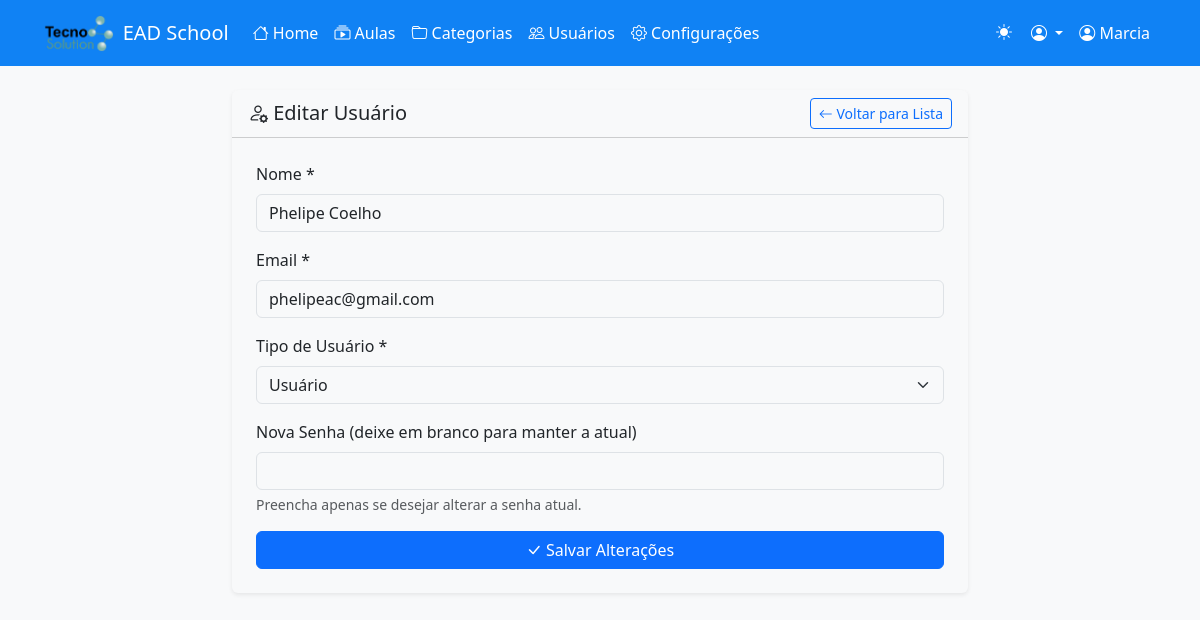
/edit-user.php?id=4 (signed in), run on the app's committed database.
### tables this page shows
CREATE TABLE `users` (
  `id` int(11) NOT NULL,
  `name` varchar(100) NOT NULL,
  `email` varchar(100) NOT NULL,
  `type` enum('admin','user') DEFAULT 'user',
  `password` varchar(255) NOT NULL,
  `created_at` timestamp NOT NULL DEFAULT current_timestamp()
);

### edit-user.php (the view, shortened to what this page needs)
<?php
require_once 'config.php';
$user_id = isset($_GET['id']) ? (int)$_GET['id'] : 0;
$stmt = $pdo->prepare("SELECT * FROM users WHERE id = ?");
$stmt->execute([$user_id]);
$user = $stmt->fetch();
require_once 'includes/header.php';
?>
<div class="container py-4">
    <div class="row justify-content-center">
        <div class="col-md-8">
            <div class="card border-0 shadow-sm">
                <div class="card-header bg-transparent d-flex justify-content-between align-items-center">
                    <h5 class="mb-0">
                        <i class="bi bi-person-gear"></i> Editar Usuário
                    </h5>
                    <a href="users.php" class="btn btn-outline-primary btn-sm">
                        <i class="bi bi-arrow-left"></i> Voltar para Lista
                    </a>
                </div>
                <div class="card-body p-4">
                    <form method="POST" class="needs-validation" novalidate>
                        <div class="mb-3">
                            <label for="name" class="form-label">Nome *</label>
                            <input type="text"
                                   class="form-control"
                                   id="name"
                                   name="name"
                                   value="<?php echo htmlspecialchars($user['name']); ?>"
                                   required>
                        </div>
                        <div class="mb-3">
                            <label for="email" class="form-label">Email *</label>
                            <input type="email"
                                   class="form-control"
                                   id="email"
                                   name="email"
                                   value="<?php echo htmlspecialchars($user['email']); ?>"
                                   required>
                        </div>
                        <div class="mb-3">
                            <label for="type" class="form-label">Tipo de Usuário *</label>
                            <select class="form-select" id="type" name="type" required>
                                <option value="user" <?php echo $user['type'] === 'user' ? 'selected' : ''; ?>>
                                    Usuário
                                </option>
                            </select>
                        </div>
                        <div class="mb-3">
                            <label for="password" class="form-label">Nova Senha (deixe em branco para manter a atual)</label>
                            <input type="password"
                                   class="form-control"
                                   id="password"
                                   name="password">
                            <div class="form-text">
                                Preencha apenas se desejar alterar a senha atual.
                            </div>
                        </div>
                        <div class="d-grid">
                            <button type="submit" class="btn btn-primary">
                                <i class="bi bi-check-lg"></i> Salvar Alterações
                            </button>
                        </div>
                    </form>
                </div>
            </div>
        </div>
    </div>
</div>
<?php require_once 'includes/footer.php'; ?>

### data on the page
users: name "Phelipe Coelho", email "phelipeac@gmail.com", type "Usuário"

### other printed values
$site_name "EAD School"
$_SESSION['user_name'] "Marcia"
